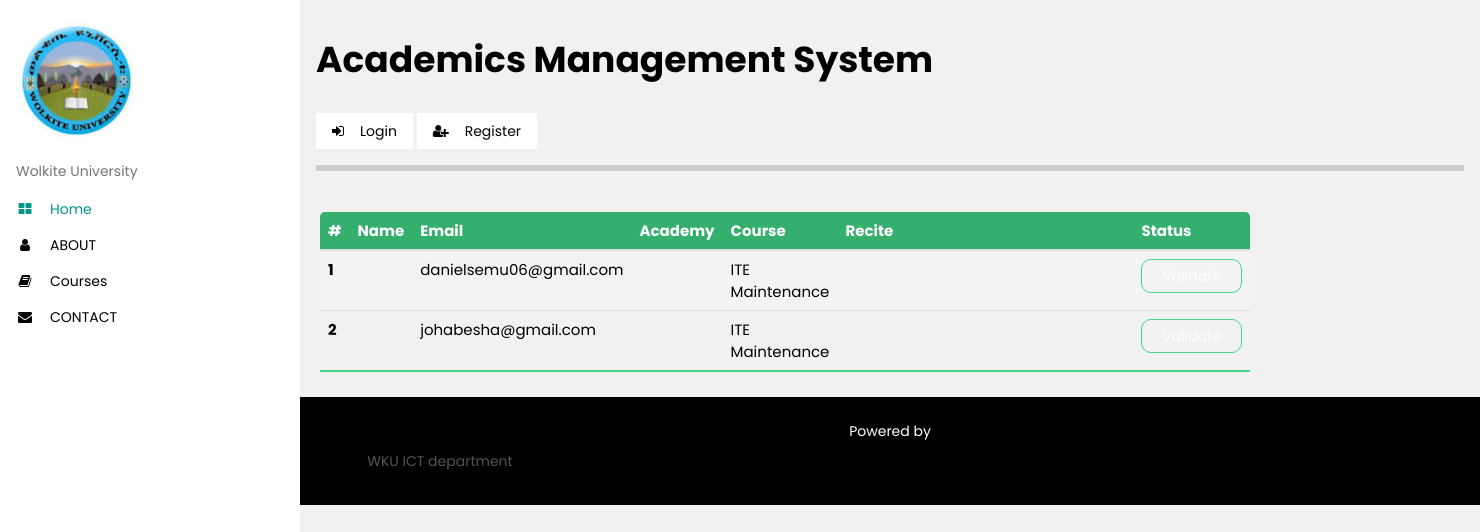
Before: /studentsList with the older database file.
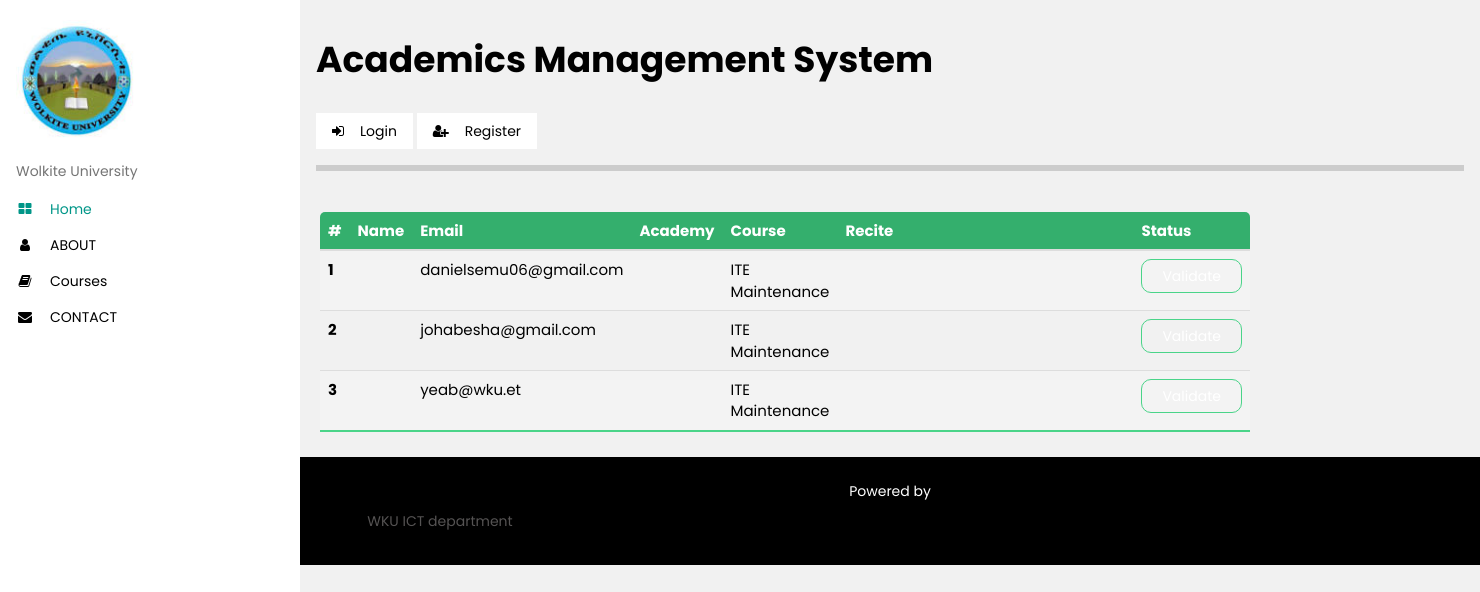
After: the same page with the newer database file.
### users/models.py (models this page shows, shortened)
class user(AbstractBaseUser):
    email= models.EmailField(max_length=60, unique=True)
    FullName= models.CharField(max_length=100)
    Profilepic= models.ImageField(upload_to=get_profile_image_filepath, default= get_default_profile_image, null= True)
    Roll = models.CharField(max_length=50,default='user')
    Academy = models.CharField(max_length=200, default='staff')
    course= models.CharField(max_length=120, default='N/A')
    date_joined= models.DateTimeField(auto_now_add= True)
    last_login= models.DateTimeField(auto_now=True)
    is_admin= models.BooleanField(default=False)
    is_active= models.BooleanField(default=True)
    is_staff= models.BooleanField(default=False)
    is_superuser= models.BooleanField(default=False)
    USERNAME_FIELD = 'email'
    REQUIRED_FIELDS = ['FullName']
    objects= userManager()

### Coordinator/views.py (the view)
# urls.py: path('studentsList',views.students, name="studlist")
def students(request):
    context={
        'recite': user.objects.filter(Roll= "student")
    }
    return render(request, 'Coordinator/validateRecite.html', context)

### Coordinator/templates/Coordinator/validateRecite.html (shortened to what this page needs)
{% extends 'base.html' %}
{% load static %}
{% block content %}
<div class="container">
<div style="width: 45%">
        <table class="table">
    <thead>
        <tr>
            <th scope="col">#</th>
            <th scope="col">Name</th>
            <th scope="col">Email</th>
            <th scope="col">Academy</th>
            <th scope="col">Course</th>
            <th scope="col">Recite</th>
            <th scope="col">Status</th>
        </tr>
    </thead>
    <tbody>
         {% for r in recite %}<tr>
    <form action="{%url 'validate'%}" method="post">
        {% if r.academy.Ac_name == 'staff' %}
         {% else %}
          <th scope="row">{{ forloop.counter }} </th>
          <td>{{r.name}}</td>
          <td>{{r.email}}</td>
          <td>{{r.academy}}</td>
          <td>{{r.course}}</td>
          <td><a href="{{r.recite.url}}"> {{r.recite.url}}</a></td>
          <td><button class="btn btn-primary" type="submit">Validate</button></td>
        {% endif %}
        </tr>
        {% endfor %}
    </tbody>
</table>
</div>
</div>
{% endblock content %}

### users/templates/base.html (shortened to what this page needs)
{% load static%}
{% load crispy_forms_tags %}
<!DOCTYPE html>
<html>
<head>
<link rel="stylesheet" href="{% static 'css/w3.css' %}">
<link rel="stylesheet" href="https://cdnjs.cloudflare.com/ajax/libs/font-awesome/4.7.0/css/font-awesome.min.css">
<link rel="stylesheet" href="{% static 'css/bootstrap.min.css' %}">
<link rel="stylesheet" href="{% static 'css/dashboard.css' %}">
<link rel="stylesheet" href="{% static 'css/base.css' %}">
</head>
<body class="w3-light-grey w3-content" style="max-width:1600px">
<nav class="w3-sidebar w3-collapse w3-white w3-animate-left" style="z-index:3;width:300px;" id="mySidebar"><br>
  <div class="w3-container">
  {% if user.is_authenticated %}
            <img src="{{ user.Profilepic.url }}" style="width:45%;" class="w3-round"><br><br>
            <p class="w3-text-grey w3-large">{{ user.FullName }}</p>
            <p class="w3-text-grey w3-medium">{{ user.Roll }}</p>
            </div>
            <div class="w3-bar-block">
        {% if user.Roll == 'Academic Manager' %}
        <a href="{% url 'ahome' %}" onclick="w3_close()" class="w3-bar-item w3-button w3-padding w3-text-teal"><i class="fa fa-th-large fa-fw w3-margin-right"></i>Home</a>
              <a href="{% url 'add-academy' %}"  class="w3-bar-item w3-button w3-padding "><i class="fa fa-plus fa-fw w3-margin-right"></i>Add Academy</a>
              <a href="{% url 'add-coordinator'%}" onclick="w3_close()" class="w3-bar-item w3-button w3-padding "><i class="fa fa-user-plus fa-fw w3-margin-right"></i>Add Coordinator</a>
              <a href="" onclick="w3_close()" class="w3-bar-item w3-button w3-padding "><i class="fa fa-check fa-fw w3-margin-right"></i>Verify Certificate</a>
              <a href="{% url 'description' %}" onclick="w3_close()" class="w3-bar-item w3-button w3-padding "><i class="fa fa-edit fa-fw w3-margin-right"></i>Edit Description</a>
              <a href="{% url 'usermessage' %}" onclick="w3_close()" class="w3-bar-item w3-button w3-padding "><i class="fa fa-eye fa-fw w3-margin-right"></i>View User Messages</a>
              <a href="{% url 'updateProfile' %}" onclick="w3_close()" class="w3-bar-item w3-button w3-padding"><i class="fa fa-upload fa-fw w3-margin-right"></i>update prorile</a>
              </div>
        {% elif user.Roll == 'Coordinator' %}
            <a href="{% url 'home' %}" onclick="w3_close()" class="w3-bar-item w3-button w3-padding w3-text-teal"><i class="fa fa-th-large fa-fw w3-margin-right"></i>Home</a>
            <a href="{% url 'add-course' %}" onclick="w3_close()" class="w3-bar-item w3-button w3-padding"><i class="fa fa-book fa-fw w3-margin-right"></i>Courses</a>
            <a href="" onclick="w3_close()" class="w3-bar-item w3-button w3-padding"><i class="fa fa-user-plus fa-fw w3-margin-right"></i>Instructor</a>
            <a href="{% url 'addStudent' %}" onclick="w3_close()" class="w3-bar-item w3-button w3-padding"><i class="fa fa-user-plus fa-fw w3-margin-right"></i>validate recipt</a>
            <a href="{% url 'studlist' %}" onclick="w3_close()" class="w3-bar-item w3-button w3-padding"><i class="fa fa-user-plus fa-fw w3-margin-right"></i>students List</a>
            <a href="" onclick="w3_close()" class="w3-bar-item w3-button w3-padding"><i class="fa fa-plus fa-fw w3-margin-right"></i>Assign students</a>
            <a href="{% url 'updateProfile' %}" onclick="w3_close()" class="w3-bar-item w3-button w3-padding"><i class="fa fa-upload fa-fw w3-margin-right"></i>update profile</a>
        </div>
        {% elif user.Roll == 'student' %}
            <a href="" onclick="w3_close()" class="w3-bar-item w3-button w3-padding w3-text-teal"><i class="fa fa-th-large fa-fw w3-margin-right"></i>Home</a>
            <a href="{% url 'courseMaterial' %}" onclick="w3_close()" class="w3-bar-item w3-button w3-padding"><i class="fa fa-download fa-fw w3-margin-right"></i>Course Materials</a>
            <a href="" onclick="w3_close()" class="w3-bar-item w3-button w3-padding"><i class="fa fas fa-address-book fa-fw w3-margin-right"></i>Communicate Instructor</a>
            <a href="" onclick="w3_close()" class="w3-bar-item w3-button w3-padding"><i class="fa fa-edit fa-fw w3-margin-right"></i>Exam</a>
            <a href="" onclick="w3_close()" class="w3-bar-item w3-button w3-padding"><i class="fa fa-graduation-cap fa-fw w3-margin-right"></i>Certificare</a>
            <a href="{% url 'updateProfile' %}" onclick="w3_close()" class="w3-bar-item w3-button w3-padding"><i class="fa fa-upload fa-fw w3-margin-right"></i>update profile</a>
        </div>
        {% else %}
        <a href="{% url 'home' %}" onclick="w3_close()" class="w3-bar-item w3-button w3-padding w3-text-teal"><i class="fa fa-th-large fa-fw w3-margin-right"></i>Home</a>
        <a href="add-course" onclick="w3_close()" class="w3-bar-item w3-button w3-padding"><i class="fa fa-question fa-fw w3-margin-right"></i>About</a>
        <a href="" onclick="w3_close()" class="w3-bar-item w3-button w3-padding"><i class="fa fa-post fa-fw w3-margin-right"></i>Contact us</a>
        <a href="{% url 'updateProfile' %}" onclick="w3_close()" class="w3-bar-item w3-button w3-padding"><i class="fa fa-upload fa-fw w3-margin-right"></i>update profile</a>
        {% endif %}
    </div>
  {% else %}
      <img src="{% static 'img/logo.jpg' %}" style="width:45%;" class="w3-round"><br><br>
      <p class="w3-text-grey">Wolkite University</p>
      </div>
      <div class="w3-bar-block">
      <a href="#portfolio" onclick="w3_close()" class="w3-bar-item w3-button w3-padding w3-text-teal"><i class="fa fa-th-large fa-fw w3-margin-right"></i>Home</a>
      <a href="#about" onclick="w3_close()" class="w3-bar-item w3-button w3-padding"><i class="fa fa-user fa-fw w3-margin-right"></i>ABOUT</a>
      <a href="#courses" onclick="w3_close()" class="w3-bar-item w3-button w3-padding"><i class="fa fa-book fa-fw w3-margin-right"></i>Courses</a>
      <a href="#contact" onclick="w3_close()" class="w3-bar-item w3-button w3-padding"><i class="fa fa-envelope fa-fw w3-margin-right"></i>CONTACT</a>
      </div>
{% endif %}
</nav>
<div class="w3-main" style="margin-left:300px">
<header id="portfolio">
<a href="#"><{% static 'img/logo.jpg' %} style="width:65px;" class="w3-circle w3-right w3-margin w3-hide-large w3-hover-opacity"></a>
<div class="w3-container">
<h1><b>Academics Management System</b></h1>
<div class="w3-section w3-bottombar w3-padding-16">
  {% if user.is_authenticated %}
  {% if user.Roll == 'Academic Manager' %}
  <a href="{% url 'logout' %}" class="w3-button w3-white"><i class="fa fa-sign-out w3-margin-right"></i>Logout</a>
  <a href="{% url 'login' %}" class="w3-button w3-white"><i class="fa fa-edit w3-margin-right"></i>Edit profile</a>
  {% elif user.Roll == 'Coordinator' %}
  <a href="{% url 'logout' %}" class="w3-button w3-white"><i class="fa fa-sign-out w3-margin-right"></i>Logout</a>
  <a href="{% url 'login' %}" class="w3-button w3-white"><i class="fa fa-edit w3-margin-right"></i>Edit profile</a>
  {% elif user.Roll == 'student' %}
  <a href="{% url 'logout' %}" class="w3-button w3-white"><i class="fa fa-sign-out w3-margin-right"></i>Logout</a>
  <a href="{% url 'login' %}" class="w3-button w3-white"><i class="fa fa-edit w3-margin-right"></i>Edit profile</a>
  {% else %}
  <a href="{% url 'logout' %}" class="w3-button w3-white"><i class="fa fa-sign-out w3-margin-right"></i>Logout</a>
  <button class="w3-button w3-white w3-hide-small" data-toggle="modal" data-target="#umodal"><i class="fa fa-upload w3-margin-right"></i>Upload recite</button>
  <div id="umodal" class="modal fade" role="dialog">
    <div class="modal-dialog">
      <div class="modal-content" style="width: 280px;">
        <div class="content-section">
          <div class="modal-body" style="flex: .8">
          <form action="reciteUpload" method="post" enctype="multipart/form-data">
      {% csrf_token %}
      <fieldset class="form-group">
          <legend class="border-bottom mb-4">Upload Recite</legend>
       <input type="text" name="name" id="" value="{{user.FullName}}" hidden>
       <input type="text" name="email" id="" value="{{user.email}}" hidden>
         <div>
          <div><label for="">Academy</label></div>
           <select name="academy" id="">
            {% for a in academy %}
           {% if a.Ac_name == 'staff' %}
           {% else %}
            <option value="{{a.Ac_name}}">{{a.Ac_name}}</option>
          {% endif %}
            {% endfor %}
          </select>
         </div>
         <div>
          <div><label for="">Course</label></div>
          <select name="course" id="">
            {% for c in courses %}
            <option value="{{c.title}}">{{c.title}}</option>
            {% endfor %}
          </select>
         </div>
         <div>
          <div><label for="">Recite</label></div>
          <input type="file" accept=".jpg, .png,.raw" name="recite">
         </div>
      </fieldset>
      <div class="form-group">
          <button class="btn btn-info btn-lg" type="submit">Upload</button>
      </div>
          </form>
        </div>
      </div>
        <div class="modal-footer">
          <button type="button" class="btn btn-default" data-dismiss="modal">Close</button>
        </div>
      </div>
    </div>
  </div>
</div> {% endif %}
  {% else %}
  <button class="w3-button w3-white w3-hide-small" data-toggle="modal" data-target="#myModal2"><i class="fa fa-sign-in w3-margin-right"></i>Login</button>
  <button class="w3-button w3-white w3-hide-small" data-toggle="modal" data-target="#myModal"><i class="fa fa-user-plus w3-margin-right"></i>Register</button>
</div>
  {% endif %}
</div>
</header>
{% block content %}{% endblock content %}
<div class="w3-black w3-center w3-padding-24">Powered by
   <a href="#" title="W3.CSS" target="_blank" class="w3-hover-opacity">WKU ICT department</a>
</div>
</div>
</body>
</html>

### users/static/css/w3.css (style rules this page uses)
html { box-sizing:border-box }
*,*:before,*:after { box-sizing:inherit }
html { -ms-text-size-adjust:100%;-webkit-text-size-adjust:100% }
body { margin:0 }
article,aside,details,figcaption,figure,footer,header,main,menu,nav,section { display:block }
a { background-color:transparent }
b,strong { font-weight:bolder }
img { border-style:none }
button,input,select,textarea,optgroup { font:inherit;margin:0 }
button,input { overflow:visible }
button,select { text-transform:none }
button,[type=button],[type=reset],[type=submit] { -webkit-appearance:button }
html,body { font-family:Verdana,sans-serif;font-size:15px;line-height:1.5 }
html { overflow-x:hidden }
h1 { font-size:36px }
h1,h2,h3,h4,h5,h6 { font-family:"Segoe UI",Arial,sans-serif;font-weight:400;margin:10px 0 }
img { vertical-align:middle }
a { color:inherit }
.w3-btn,.w3-button { border:none;display:inline-block;padding:8px 16px;vertical-align:middle;overflow:hidden;text-decoration:none;color:inherit;background-color:inherit;text-align:center;cursor:pointer;white-space:nowrap }
.w3-btn,.w3-button { -webkit-touch-callout:none;-webkit-user-select:none;-khtml-user-select:none;-moz-user-select:none;-ms-user-select:none;user-select:none }
.w3-sidebar { height:100%;width:200px;background-color:#fff;position:fixed!important;z-index:1;overflow:auto }
.w3-main,#main { transition:margin-left .4s }
.w3-bar-block .w3-bar-item { width:100%;display:block;padding:8px 16px;text-align:left;border:none;white-space:normal;float:none;outline:0 }
.w3-container:after,.w3-container:before,.w3-panel:after,.w3-panel:before,.w3-row:after,.w3-row:before,.w3-row-padding:after,.w3-row-padding:before, .w3-cell-row:before,.w3-cell-row:after,.w3-clear:after,.w3-clear:before,.w3-bar:before,.w3-bar:after { content:"";display:table;clear:both }
.w3-content,.w3-auto { margin-left:auto;margin-right:auto }
.w3-content { max-width:980px }
@media (min-width:993px) { .w3-sidebar.w3-collapse { display:block!important } }
.w3-round,.w3-round-medium { border-radius:4px }
.w3-container,.w3-panel { padding:0.01em 16px }
.w3-animate-left { position:relative;animation:animateleft 0.4s }
.w3-center { text-align:center!important }
.w3-bottombar { border-bottom:6px solid #ccc!important }
.w3-section,.w3-code { margin-top:16px!important;margin-bottom:16px!important }
.w3-margin-right { margin-right:16px!important }
.w3-padding { padding:8px 16px!important }
.w3-padding-16 { padding-top:16px!important;padding-bottom:16px!important }
.w3-padding-24 { padding-top:24px!important;padding-bottom:24px!important }
.w3-white,.w3-hover-white:hover { color:#000!important;background-color:#fff!important }
.w3-black,.w3-hover-black:hover { color:#fff!important;background-color:#000!important }
.w3-light-grey,.w3-hover-light-grey:hover,.w3-light-gray,.w3-hover-light-gray:hover { color:#000!important;background-color:#f1f1f1!important }
.w3-text-teal,.w3-hover-text-teal:hover { color:#009688!important }
.w3-text-grey,.w3-hover-text-grey:hover,.w3-text-gray,.w3-hover-text-gray:hover { color:#757575!important }

### users/static/css/dashboard.css (style rules this page uses)
* { margin: 0; padding: 0; outline: none; border: none; text-decoration: none; box-sizing: border-box; font-family: "Poppins", sans-serif; }
body { background: rgb(226, 226, 226); }
nav { position: sticky; top: 0; bottom: 0; height: 100vh; left: 0; width: 90px; background: #fff; overflow: hidden; transition: 1s; }
a { position: relative; width: 280px; font-size: 14px; color: rgb(85, 83, 83); display: table; padding: 10px; }
.container { display: flex; }
.table { border-collapse: collapse; margin: 25px 0; font-size: 15px; min-width: 100%; overflow: hidden; border-radius: 5px 5px 0 0; }
table thead tr { color: #fff; background: #34AF6D; text-align: left; font-weight: bold; }
.table th, .table td { padding: 12px 15px; }
.table tbody tr { border-bottom: 1px solid #ddd; }
.table tbody tr:nth-of-type(odd) { background: #f3f3f3; }
.table tbody tr:last-of-type { border-bottom: 2px solid #4AD489; }
.table button { padding: 6px 20px; border-radius: 10px; cursor: pointer; background: transparent; border: 1px solid #4AD489; }

### users/static/css/base.css (style rules this page uses)
body,h1,h2,h3,h4,h5,h6 { font-family: "Raleway", sans-serif }

Changed rows visible on the page:
added user: email "yeab@wku.et", course "ITE Maintenance"
